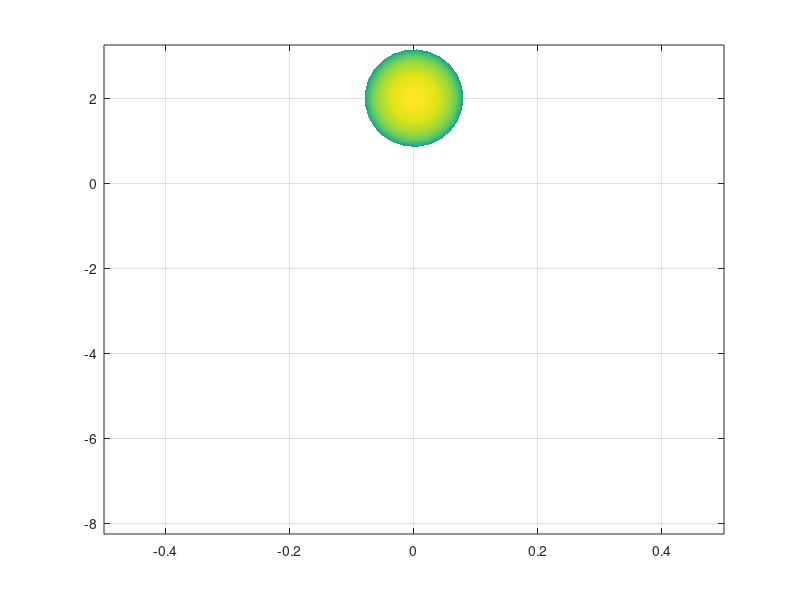

Write MATLAB code to recreate this figure. (Note: this script raises an error after producing the figure.)
%%% Matlab file for plotting Fig. 1 %%%

load Fig_1_data.mat

fs = 14;
lw = 2;

figure(1)
clf
hold on
grid on
box on
axis([-0.5 0.5 -8.25 3.25 -0.1 0.1])

%%%%%%%%%%%%%%%%%%%%

% plot top Bloch sphere

[Xs, Yx, Zx] = sphere(25);
mySphere = surf(0.08*Xs, 1.15*Yx+2, 0.1*Zx);
shading interp
mySphere.FaceAlpha = 0.25

text(-0.115, 2, 0, '$\left| 1 \right>$', 'Interpreter', 'latex', ...
    'FontSize', 12, 'HorizontalAlignment', 'Center')
text(0.115, 2, 0, '$\left| 2 \right>$', 'Interpreter', 'latex', ...
    'FontSize', 12, 'HorizontalAlignment', 'Center')


% plot middle Bloch sphere

[Xs, Yx, Zx] = sphere(25);
mySphere = surf(0.08*Xs, 1.15*Yx-7, 0.1*Zx);
shading interp
mySphere.FaceAlpha = 0.25

text(-0.115, -7, 0, '$\left| 1 \right>$', 'Interpreter', 'latex', ...
    'FontSize', 12, 'HorizontalAlignment', 'Center')
text(0.115, -7, 0, '$\left| 2 \right>$', 'Interpreter', 'latex', ...
    'FontSize', 12, 'HorizontalAlignment', 'Center')


% plot bottom Bloch sphere

[Xs, Yx, Zx] = sphere(25);
mySphere = surf(0.08*Xs, 1.15*Yx-2, 0.1*Zx);
shading interp
mySphere.FaceAlpha = 0.25

text(-0.115, -2, 0, '$\left| 1 \right>$', 'Interpreter', 'latex', ...
    'FontSize', 12, 'HorizontalAlignment', 'Center')
text(0.115, -2, 0, '$\left| 2 \right>$', 'Interpreter', 'latex', ...
    'FontSize', 12, 'HorizontalAlignment', 'Center')


%%%%%%%%%%%%%%%%%%%%
% plot densities

%density at t=0
h1 = plot(x,(density1_a-density2_a)./(density1_a+density2_a),'Linewidth',lw-1);

%density at t=t_f
h2 = plot(x,(density1_b-density2_b)./(density1_b+density2_b) - 4.5,'Linewidth',lw-1);
view([0 90])

ax = gca;
% Define helper funcitons to normalize from axis coordinates to normalized position in figure.
xnorm = @(x)((x-ax.XLim(1))./(ax.XLim(2)-ax.XLim(1))).*ax.InnerPosition(3)+ax.InnerPosition(1)
ynorm = @(y)((y-ax.YLim(1))./(ax.YLim(2)-ax.YLim(1))).*ax.InnerPosition(4)+ax.InnerPosition(2)

xx1 = [xnorm(0.001) xnorm(0.001)];
yy1 = [ynorm(2.05) ynorm(3.05)];
annotation('textarrow',xx1,yy1,'FontSize',13,'Linewidth',2)

xx2 = [xnorm(0.001) xnorm(-0.069)];
yy2 = [ynorm(-1.81) ynorm(-1.81)];
annotation('textarrow',xx2,yy2,'FontSize',13,'Linewidth',2)

xx3 = [xnorm(.001) xnorm(0.071)];
yy3 = [ynorm(-6.6) ynorm(-6.6)];
annotation('textarrow',xx3,yy3,'FontSize',13,'Linewidth',2)


%%%%%%%%%%%%%%%%%%%%%%%%%%

%%%%%%%

xx4 = [xnorm(-0.4) xnorm(-0.15)];
yy4 = [ynorm(-3.1) ynorm(-2.4)];
annotation('textarrow',xx4,yy4,'FontSize',13,'Linewidth',1,'Color','red')

xx5 = [xnorm(-0.225) xnorm(-0.1)];
yy5 = [ynorm(-3.1) ynorm(-2.4)];
annotation('textarrow',xx5,yy5,'FontSize',13,'Linewidth',1,'Color','red')

xx6 = [xnorm(0.125) xnorm(0.075)];
yy6 = [ynorm(-3.1) ynorm(-2.4)];
annotation('textarrow',xx6,yy6,'FontSize',13,'Linewidth',1,'Color','red')

%%%%%%%%

xx7 = [xnorm(-0.3) xnorm(-0.15)];
yy7 = [ynorm(-5.3) ynorm(-6.)];
annotation('textarrow',xx7,yy7,'FontSize',13,'Linewidth',1,'Color','red')

xx8 = [xnorm(-0.15) xnorm(-0.075)];
yy8 = [ynorm(-5.3) ynorm(-6.)];
annotation('textarrow',xx8,yy8,'FontSize',13,'Linewidth',1,'Color','red')

xx9 = [xnorm(0.25) xnorm(0.075)];
yy9 = [ynorm(-5.3) ynorm(-6.)];
annotation('textarrow',xx9,yy9,'FontSize',13,'Linewidth',1,'Color','red')

h2.Color = h1.Color;
set(gca,'FontSize',fs,'FontName','Times','TickDir','out','LineWidth',lw-1,'TickLength',[0.01 0.02])
plot([-0.5 0.5],[-0.75 -0.75],'Linewidth',lw-0.75,'Color','black')
yticks([-5.5 -4.5 -3.5 0])
yticklabels({'-1', '0', '1', '0'})
set(gca, 'XTickLabel', {'$-L/2$', '0', '$-L/2$'}, 'TickLabelInterpreter', 'latex');
xlabel('$x$','Interpreter','latex')
ylabel('$\frac{\rho_{1}(x)-\rho_{2}(x)}{\rho_{1}(x)+\rho_{2}(x)}$','Interpreter','latex','FontSize',fs+6)

print('Fig_1.eps','-depsc')

%%%%%%%%%%%%%%%%%%%%%%%%%%%%%%%%%%%%%%%%%%%%%%%%%%%%%%%%%%%%%%%%%%%%